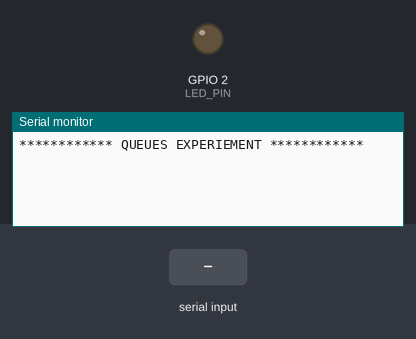
A sketch run on a simulated ESP32. On the bench: output pins drawn as LEDs (lit = HIGH), the last lines printed to the serial monitor. Inputs (shaded band) come from the test bench.

Above: at 1.8 s.
1.9 s: "90,45\n" received over Serial
At 2.5 s:
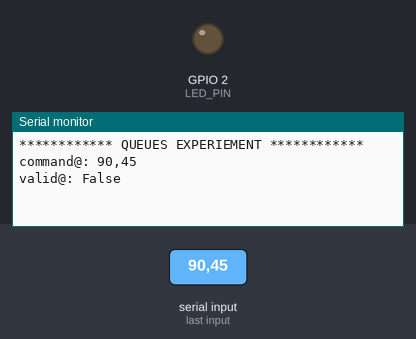
3.4 s: "0\n" received over Serial
At 5.7 s:
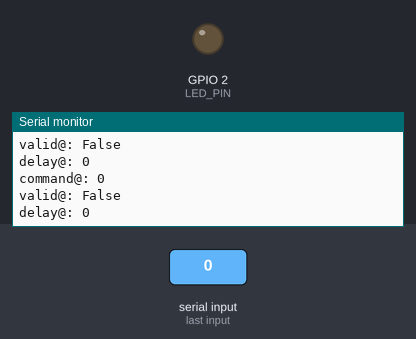

The sketch:

FreeRTOS_03_Queues_Experiment.ino
```cpp
/*
  * FreeRTOS QUEUES
  *
*/

#define LED_PIN 2

static const uint8_t qlen = 6;
static QueueHandle_t tQueue;
static QueueHandle_t bQueue;

static const uint8_t command_buffer_len = 255;
static char *command = nullptr;

static uint32_t t = 100;

void setup() {
  // Setup
  Serial.begin(115200);
  vTaskDelay(1000 / portTICK_PERIOD_MS);
  Serial.println("************ QUEUES EXPERIEMENT ************");

  // Pin Setup
  pinMode(LED_PIN, OUTPUT);
  digitalWrite(LED_PIN, LOW);

  // Create Queues
  tQueue = xQueueCreate(qlen, sizeof(int));
  bQueue = xQueueCreate(qlen, sizeof(char));

  // Attach Tasks
  xTaskCreatePinnedToCore(serialDriver, "Serial I/O", 1024, NULL, 1, NULL, 1);
  xTaskCreatePinnedToCore(LEDDriver, "LED Driver", 1024, NULL, 1, NULL, 1);

  // Delete this task (setup task)
  vTaskDelete(NULL);
}

void loop() {
  // Delete this task (loop task)
  vTaskDelete(NULL);
}

// TASKS
void serialDriver(void *param){
  static uint32_t delay;
  static char _char;
  static char buffer[command_buffer_len];
  static uint8_t index = 0;
  static bool isValid = false;
  static char validCmd[6] = "delay";

  // Set all chars to 0
  memset(buffer, 0, command_buffer_len);

  for(;;){
    // Receive Message
    //xQueueReceive(bQueue, (void*)&message, 0);
    //Serial.println(message);

    // Get Delay from Serial
    if(Serial.available() > 0 && index < command_buffer_len){
      _char = Serial.read();

      // If not end or space
      if(_char != ' ' && _char != '\n'){
        buffer[index] = _char;
        index++;
      }else{

        // If can take the null char
        if(index + 1 < command_buffer_len){
          index++;
          buffer[index] = '\0';
        }else{
          Serial.print("error@: ");
          Serial.println("Command Exceeded buffer size!");
        }

        // Allocate Space
        command = (char*)pvPortMalloc(index * sizeof(char));
        configASSERT(command);
        memcpy(command, buffer, index + 1);

        // Log Command
        Serial.print("command@: ");
        Serial.println(command);

        // Compare to see if the command is "delay"
        isValid = strcmp(command, validCmd);
        Serial.print("valid@: ");
        Serial.println(isValid == 0? "True" : "False");

        // Log Delay
        delay = Serial.parseInt();
        Serial.print("delay@: ");
        Serial.println(delay);
        Serial.read(); // Get rid of the '\n\ character

        // RESET Everything
        memset(buffer, 0, command_buffer_len);
        index = 0;
        delay = 0;
      }
    }

    // Send Delay
    //xQueueSend(tQueue, (void*)&delay, 0);

  }
}

void LEDDriver(void *param){
  static uint8_t count = 0;
  static uint16_t superCount = 0;

  for(;;){
    /*
    // Receive Delay
    if(xQueueReceive(tQueue, (void*)&t, 0) == pdTRUE){
      //
    }

    // Send Message
    if(count == 100){
      message = sprintf("Blinked %d times\n", supercount);
      xQueueSend(bQueue, (void*)&message, 0);
      count = 0;
    }

    // LED Toggle
    digitalWrite(LED_PIN, HIGH);
    vTaskDelay(t / portTICK_PERIOD_MS);
    digitalWrite(LED_PIN, LOW);
    vTaskDelay(t / portTICK_PERIOD_MS);
    count++;
    superCount++;
    */
    vTaskDelay(200 / portTICK_PERIOD_MS);
  }
}


// CODE GARAGE
/*
void serialDriver(void *param){
  static uint32_t delay;
  static char _char;
  static char buffer[command_buffer_len];
  static uint8_t index = 0;
  static bool isValid = false;
  static char validCmd[6] = "delay";

  // Set all chars to 0
  memset(buffer, 0, command_buffer_len);

  for(;;){
    // Receive Message
    //xQueueReceive(bQueue, (void*)&message, 0);
    //Serial.println(message);

    // Get Delay from Serial
    if(Serial.available() > 0 && index < command_buffer_len){
      _char = Serial.read();

      // If not end or space
      if(_char != ' ' && _char != '\n'){
        buffer[index] = _char;
        index++;
      }else{

        // If can take the null char
        if(index + 1 < command_buffer_len){
          index++;
          buffer[index] = '\0';
        }else{
          Serial.print("error@: ");
          Serial.println("Command Exceeded buffer size!");
        }

        // Allocate Space
        command = (char*)pvPortMalloc(index * sizeof(char));
        configASSERT(command);
        memcpy(command, buffer, index + 1);

        // Log Command
        Serial.print("command@: ");
        Serial.println(command);

        // Compare to see if the command is "delay"
        isValid = strcmp(command, validCmd);
        Serial.print("valid@: ");
        Serial.println(isValid == 0? "True" : "False");

        // Log Delay
        delay = Serial.parseInt();
        Serial.print("delay@: ");
        Serial.println(delay);
        Serial.read(); // Get rid of the '\n\ character

        // RESET Everything
        memset(buffer, 0, command_buffer_len);
        index = 0;
        delay = 0;
      }
    }

    // Send Delay
    //xQueueSend(tQueue, (void*)&delay, 0);

  }
}
*/
```

Measured:
- after the input at 1.9 s, the serial monitor: prints a new line at once (image 1)
- after the input at 3.4 s, the serial monitor: prints a new line at once (image 2)
